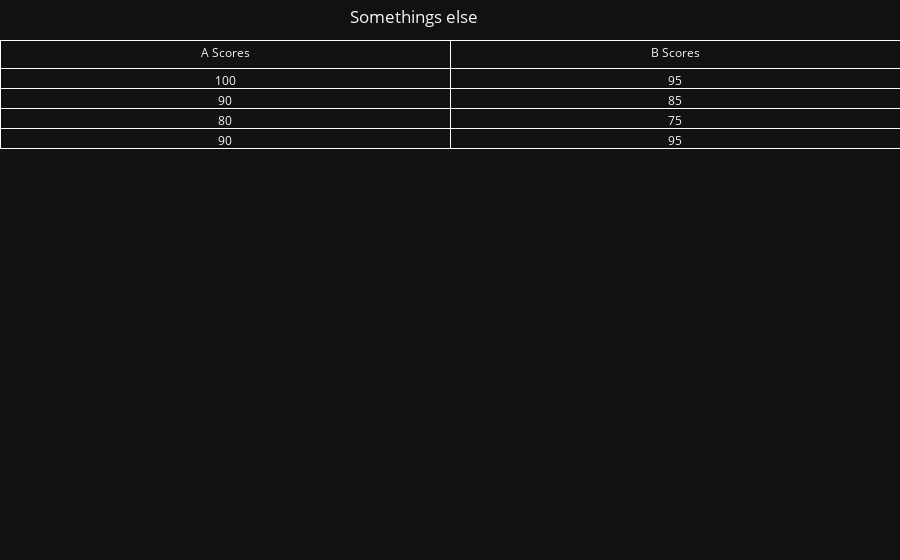

The notebook cell this image was saved under:
### Code cell
fig_tab = go.Figure(data=[go.Table(header=dict(values=['A Scores', 'B Scores'],fill_color="#121212",line_color="white"),
                 cells=dict(values=[[100, 90, 80, 90], [95, 85, 75, 95]],line_color='white',
               fill_color='#121212'))])
                     
fig_tab.update_layout(
        autosize=True,
        margin=dict(
            l=0,
            r=0,
            b=0,
            t=40,
            pad=0
        ),
        template="plotly_dark",
        title={
        "text":"Somethings else",
        'y':0.98,
        'x':0.46,
        'xanchor': 'center',
        'yanchor': 'top',
        },
        legend_title="",
        xaxis_title=None,


        # legend_traceorder="reversed",

    )

### Figure 1 — Plotly figure (JSON) as saved in the notebook; plotly's stock layout.template omitted (floating-point values rounded to 4 significant figures)
{"data": [{"cells": {"fill": {"color": "#121212"}, "line": {"color": "white"}, "values": [[100, 90, 80, 90], [95, 85, 75, 95]]}, "header": {"fill": {"color": "#121212"}, "line": {"color": "white"}, "values": ["A Scores", "B Scores"]}, "type": "table"}], "layout": {"autosize": true, "legend": {"title": {"text": ""}}, "margin": {"b": 0, "l": 0, "pad": 0, "r": 0, "t": 40}, "title": {"text": "Somethings else", "x": 0.46, "xanchor": "center", "y": 0.98, "yanchor": "top"}, "xaxis": {"title": {}}}}
